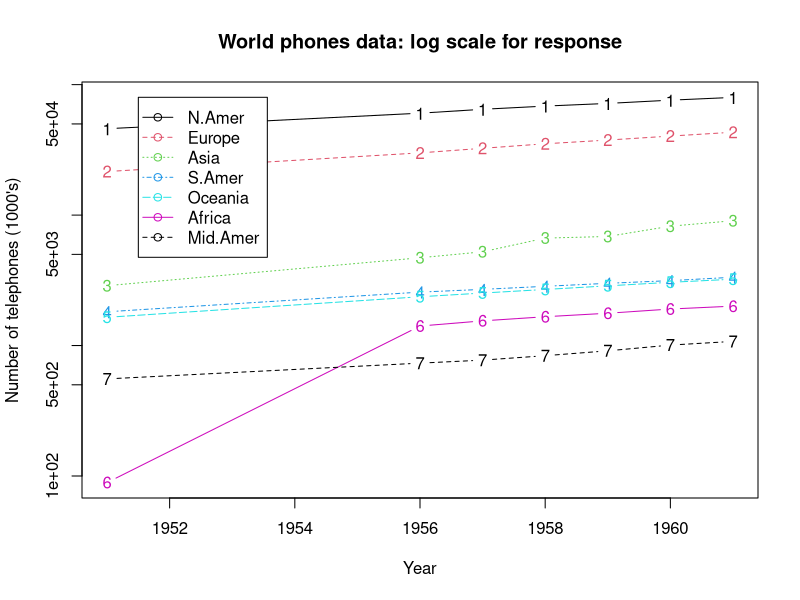

Here is the R script that generated this plot:
# Ctrl+l: clear / Ctrl-Shift-M: %>%  / Ctrl-Shift-C: Comment

# https://cran.r-project.org/web/packages/tidyverse/index.html
# https://tidyverse.tidyverse.org/
# https://github.com/rstudio/cheatsheets/blob/master/data-transformation.pdf

# Package 'tidyverse' :
# ---------------------
# ggplot2, for data visualisation.
# dplyr, for data manipulation.
# tidyr, for data tidying.
# readr, for data import.
# purrr, for functional programming.
# tibble, for tibbles, a modern re-imagining of data frames.
# stringr, for strings.
# forcats, for factors.

# Install package from CRAN
install.packages(tidyverse)

# load the whole "tidyverse" package
library(tidyverse)

# View the entire dataset 'iris'
iris
# view as subset of the dataset 'iris'
as_tibble(iris)

# ?filter
# help(select)
# https://dplyr.tidyverse.org/reference/filter.html

tbl_iris <- as_tibble(iris)
tbl_iris

# Manipulate data from dataset : filter / select / arrange / group_by / summarize
filter(tbl_iris, Petal.Length > 3)
select(tbl_iris, Sepal.Length, Species)
select(tbl_iris, Sepal.Length, Species, everything())
select_if(tbl_iris, is.numeric)  # permet de seelctionner quel colonne nous interesse d'une manière conditionnelle
select(tbl_iris, -Species)

tbl_iris[1:10, c(2,5)] # to avoid. select column_2_and_5 from rows.1_to_10
select(tbl_iris, 3:5)  # to avoid. select column_3_to_5  in all dataset

mutate(tbl_iris, Petal.Size = Petal.Length * Petal.Width)  # Rajoute une colonne
mutate(tbl_iris, Species = str_to_title(Species))  # Modifie une colonne ds le dataset récupérer; Le ds initial reste intacte
mutate(tbl_iris, Species = NULL)                   # Supprimer une colonne 

# Titre - Document Outline #### 
arrange(tbl_iris, Sepal.Length)  # order by ASC
arrange(tbl_iris, -Sepal.Length) # order by DESC
arrange(tbl_iris, desc(Sepal.Length))
arrange(tbl_iris, Sepal.Length, Sepal.Width)
# arrange_if(tbl_iris, is.numeric)

# Operateur PIPE   %>%  Ctrl-Shift-M
tbl_iris %>% 
  filter(Sepal.Length > 3, Species == "setosa") %>% 
  mutate(Size = Petal.Length * Petal.Width)  %>% 
  arrange(desc(Size))

# Group by | Summarize : mean() / median() / n() 
tbl_iris %>% 
  group_by(Species) %>% 
  summarise(Mean = mean(Sepal.Length), 
            Median = median(Sepal.Length), 
            N = n())
tbl_iris %>% 
  group_by(Species) %>% 
  summarise(Mean = mean(Sepal.Length), 
            Median = median(Sepal.Length), 
            N = n_distinct(Sepal.Length))           

# Matrice
# https://tidyr.tidyverse.org/reference/pivot_longer.html
WorldPhones %>% 
  as_tibble(rownames = "Year") %>% 
  mutate(Year = as.numeric(Year))%>% 
  pivot_longer(-Year, 
               names_to = "Region", # outcome 'longer format' column name. 
                                    # Imagine that there are n-columns to be transformed from 'wider format' to 1-column 'longer format'
               values_to = "Number" # outcome 'values' column name 
               ) %>% 
  pivot_wider(names_from = Region, values_from = Number)


require(graphics)
matplot(rownames(WorldPhones), WorldPhones, type = "b", log = "y",
        xlab = "Year", ylab = "Number of telephones (1000's)")
legend(1951.5, 80000, colnames(WorldPhones), col = 1:6, lty = 1:5,
       pch = rep(21, 7))
title(main = "World phones data: log scale for response")
